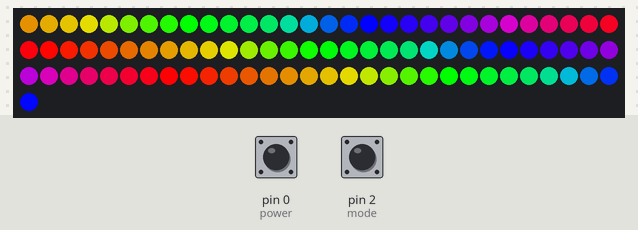
This sketch was run on a simulated Arduino Uno, built with avr-gcc and run on an emulated ATmega328P. Parts: 91 RGB LEDs in strip order, left to right, continuing on the next row. The inputs (shaded band) are chosen by the test bench; at power-on: pin 2 (mode) HIGH, pin 0 (power) HIGH.

Above: at 1.2 s.
1.3 s: pin 2 (mode) pulled LOW for 0.15 s
At 2.6 s:
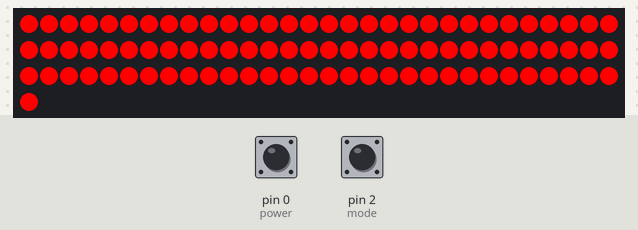
2.9 s: pin 2 (mode) pulled LOW for 1 s
At 5.1 s:
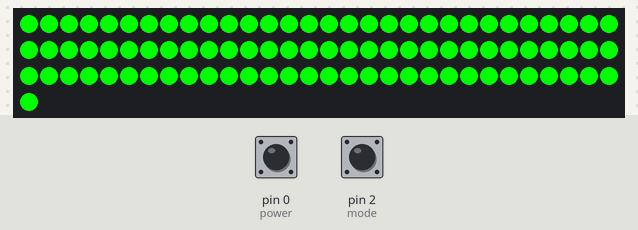
5.4 s: pin 2 (mode) pulled LOW for 0.15 s
At 6.2 s:
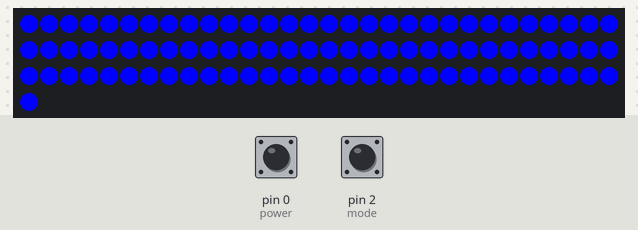
7.0 s: pin 2 (mode) pulled LOW for 3.2 s
At 11.2 s:
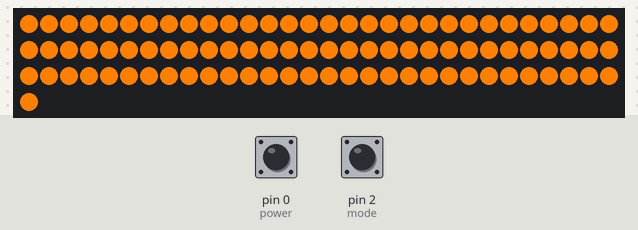
11.7 s: pin 2 (mode) pulled LOW for 0.15 s
At 12.3 s:
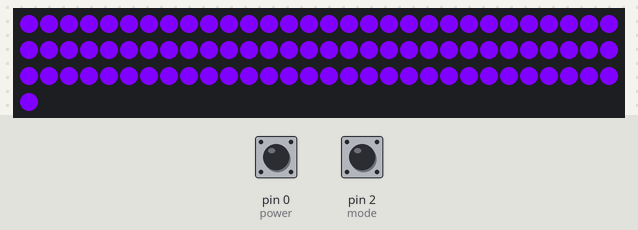
13.3 s: pin 2 (mode) pulled LOW for 1 s
At 15.6 s:
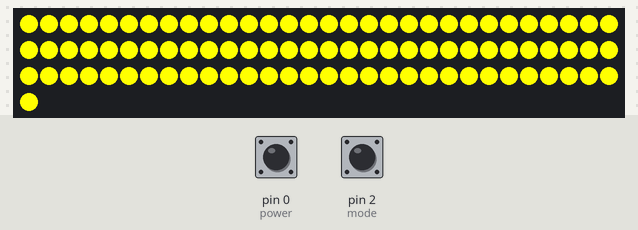
Timing chart, 0 to 16.8 s (numbered marks = the images above; inputs shaded):
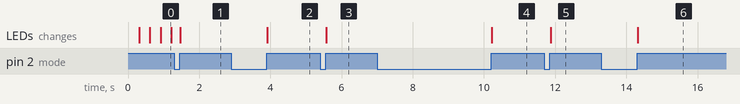

Measured:
- after the input at 1.3 s, the LEDs: change after 0.17 s (image 1)
- after the input at 2.9 s, the LEDs: change after 1.0 s (image 2)
- after the input at 5.4 s, the LEDs: change after 0.17 s (image 3)
- after the input at 7.0 s, the LEDs: change after 3.2 s (image 4)
- after the input at 11.7 s, the LEDs: change after 0.18 s (image 5)
- after the input at 13.3 s, the LEDs: change after 1.0 s (image 6)

The sketch:

DefaultCode.ino
```cpp
// SunriseRGB Default Program
// Required libraries
// FastLED library - https://github.com/FastLED/FastLED
// JCButton Library - https://github.com/JChristensen/Button
// Arduino EEPROM (if missing from your Arduino install) - https://github.com/PaulStoffregen/EEPROM

#include "FastLED.h"
#include "JC_Button.h"
#include "EEPROM.h"


// Pushbutton setup
const int modeButton = 0;         //Button located under silver/gold side
const int powerButton = 2;        //Button located under black side

Button mode(2, 50, true, true);
Button power(0, 50, true, true);

int powerStatus = 1;

// LED Strip setup
#define DATA_PIN   1
#define LED_TYPE    WS2812B
#define COLOR_ORDER GRB
#define NUM_LEDS    91
CRGB leds[NUM_LEDS];

// Animation frame rate (We reccomend 60 for best visual to memory consumption ratio)
#define FRAMES_PER_SECOND  60

// Brightness (0 is off, 255 is max brightness)
uint8_t maxBrightness = 255;

uint8_t currentAnimation = EEPROM.read(0);
uint8_t hue = 0;

void setup() {
  mode.begin();
  power.begin();

  FastLED.addLeds<LED_TYPE,DATA_PIN,COLOR_ORDER>(leds, NUM_LEDS).setCorrection(TypicalLEDStrip);
  FastLED.setBrightness(maxBrightness);

// Sets EEPROM to correct state on new chip
   if (currentAnimation == 255){
    currentAnimation = 0;
  }
}


// Enter names of animation loops
typedef void (*animationList[])();
animationList animation = {rainbow, red, green, blue, orange, purple, yellow, white};


void loop()
{
  // update LED strip with animation
  animation[currentAnimation]();
  FastLED.show();
  FastLED.delay(1000/FRAMES_PER_SECOND);

  // Cycles FastLED rainbow
  EVERY_N_MILLISECONDS( 20 ) { hue++; }

  // Check for button presses
    readbutton();
    readpower();

}

#define ARRAY_SIZE(A) (sizeof(A) / sizeof((A)[0]))

void nextAnimation()
{
  // Moves to next animation
  currentAnimation = (currentAnimation + 1) % ARRAY_SIZE( animation);
}

// Enter your own effects here (make sure to add the loop name to the animationList)
void rainbow()
{
  // FastLED rainbow effect
  fill_rainbow( leds, NUM_LEDS, hue, 7);
}

void red()
{
  fill_solid( leds, NUM_LEDS, CRGB(255,0,0));
}

void green()
{
  fill_solid( leds, NUM_LEDS, CRGB(0,255,0));
}

void blue()
{
  fill_solid( leds, NUM_LEDS, CRGB(0,0,255));
}

void orange()
{
  fill_solid( leds, NUM_LEDS, CRGB(255,128,0));
}

void purple()
{
  fill_solid( leds, NUM_LEDS, CRGB(128,0,255));
}

void yellow()
{
  fill_solid( leds, NUM_LEDS, CRGB(255,255,0));
}

void white()
{
  fill_solid( leds, NUM_LEDS, CRGB(255,255,255));
}


// Button press changes power state
void readpower() {
  power.read();
  if(power.wasReleased()) {
    if ( powerStatus == 0) {
      FastLED.setBrightness(0);               //Turn LEDs off
      EEPROM.update(0, currentAnimation);     //Save current animation to EEPROM
      powerStatus = 1;
      delay(50);
    }
    else {
      FastLED.setBrightness(255);
      powerStatus = 0;
    }
    }
}

// Button press changes animation
  void readbutton() {
  mode.read();
  if(mode.wasReleased()) {
    nextAnimation();
  }
}
```
